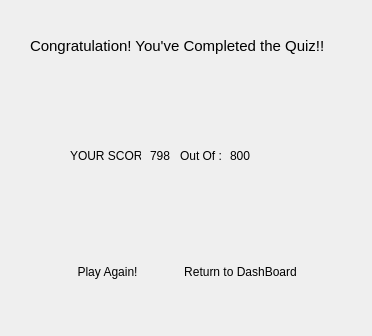
<?xml version="1.0" encoding="UTF-8"?>
<ui version="4.0">
 <class>Dialog</class>
 <widget class="QDialog" name="Dialog">
  <property name="windowModality">
   <enum>Qt::ApplicationModal</enum>
  </property>
  <property name="geometry">
   <rect>
    <x>0</x>
    <y>0</y>
    <width>372</width>
    <height>336</height>
   </rect>
  </property>
  <property name="windowTitle">
   <string>Dialog</string>
  </property>
  <widget class="QLabel" name="score">
   <property name="geometry">
    <rect>
     <x>150</x>
     <y>130</y>
     <width>21</width>
     <height>51</height>
    </rect>
   </property>
   <property name="text">
    <string>798</string>
   </property>
  </widget>
  <widget class="QLabel" name="total">
   <property name="geometry">
    <rect>
     <x>230</x>
     <y>130</y>
     <width>21</width>
     <height>51</height>
    </rect>
   </property>
   <property name="text">
    <string>800</string>
   </property>
  </widget>
  <widget class="QLabel" name="percentage">
   <property name="geometry">
    <rect>
     <x>170</x>
     <y>200</y>
     <width>47</width>
     <height>31</height>
    </rect>
   </property>
   <property name="text">
    <string/>
   </property>
  </widget>
  <widget class="QPushButton" name="pushButton">
   <property name="geometry">
    <rect>
     <x>70</x>
     <y>260</y>
     <width>75</width>
     <height>23</height>
    </rect>
   </property>
   <property name="text">
    <string>Play Again!</string>
   </property>
   <property name="flat">
    <bool>true</bool>
   </property>
  </widget>
  <widget class="QPushButton" name="pushButton_2">
   <property name="geometry">
    <rect>
     <x>180</x>
     <y>260</y>
     <width>121</width>
     <height>23</height>
    </rect>
   </property>
   <property name="text">
    <string>Return to DashBoard</string>
   </property>
   <property name="flat">
    <bool>true</bool>
   </property>
  </widget>
  <widget class="QLabel" name="label">
   <property name="geometry">
    <rect>
     <x>30</x>
     <y>20</y>
     <width>301</width>
     <height>51</height>
    </rect>
   </property>
   <property name="styleSheet">
    <string notr="true">font-size:11pt</string>
   </property>
   <property name="text">
    <string>Congratulation! You've Completed the Quiz!!</string>
   </property>
  </widget>
  <widget class="QLabel" name="label_2">
   <property name="geometry">
    <rect>
     <x>70</x>
     <y>130</y>
     <width>71</width>
     <height>51</height>
    </rect>
   </property>
   <property name="styleSheet">
    <string notr="true">font-color:rgb(0, 255, 0);
font: 75 8pt &quot;MS Shell Dlg 2&quot;;</string>
   </property>
   <property name="text">
    <string>YOUR SCORE:</string>
   </property>
  </widget>
  <widget class="QLabel" name="label_3">
   <property name="geometry">
    <rect>
     <x>180</x>
     <y>130</y>
     <width>41</width>
     <height>51</height>
    </rect>
   </property>
   <property name="styleSheet">
    <string notr="true">font: 75 8pt &quot;Rubik&quot;;</string>
   </property>
   <property name="text">
    <string>Out Of :</string>
   </property>
  </widget>
 </widget>
 <resources/>
 <connections/>
</ui>
